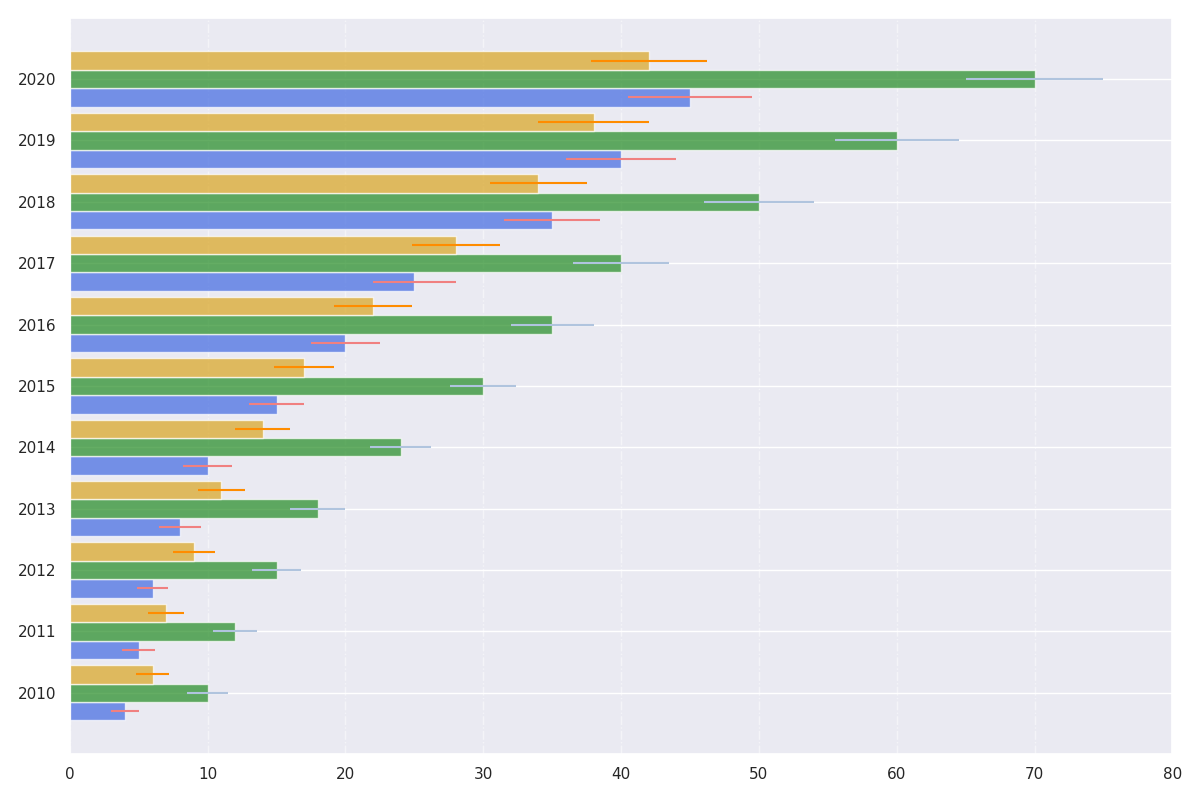

Here is the Python script that generated this plot:
import matplotlib.pyplot as plt
import numpy as np

years = np.arange(2010, 2021)

residential_speed = np.array([4, 5, 6, 8, 10, 15, 20, 25, 35, 40, 45])
business_speed = np.array([10, 12, 15, 18, 24, 30, 35, 40, 50, 60, 70])
education_speed = np.array([6, 7, 9, 11, 14, 17, 22, 28, 34, 38, 42])

residential_variability = np.array([1, 1.2, 1.1, 1.5, 1.8, 2, 2.5, 3, 3.5, 4, 4.5])
business_variability = np.array([1.5, 1.6, 1.8, 2, 2.2, 2.4, 3, 3.5, 4, 4.5, 5])
education_variability = np.array([1.2, 1.3, 1.5, 1.7, 2, 2.2, 2.8, 3.2, 3.5, 4, 4.2])

plt.figure(figsize=(12, 8))

bar_width = 0.3

plt.barh(years - bar_width, residential_speed, xerr=residential_variability, height=bar_width, 
         align='center', color='royalblue', alpha=0.7, ecolor='lightcoral')
plt.barh(years, business_speed, xerr=business_variability, height=bar_width, 
         align='center', color='forestgreen', alpha=0.7, ecolor='lightsteelblue')
plt.barh(years + bar_width, education_speed, xerr=education_variability, height=bar_width, 
         align='center', color='goldenrod', alpha=0.7, ecolor='darkorange')

plt.xticks(np.arange(0, 81, 10))
plt.yticks(years)

plt.grid(True, linestyle='-.', alpha=0.5, axis='x')

plt.tight_layout()

plt.show()
